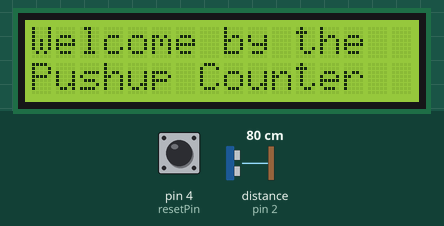
The sketch below on a simulated Arduino Uno, built with avr-gcc and run on an emulated ATmega328P. On the bench: 16×2 character LCD. Wiring (inferred from the names in the program): ultrasonic range finder: trigger pin 3; echo pin 2. The test bench sets the inputs (shaded band); at power-on: pin 4 (resetPin) HIGH, distance to the obstacle (sensor on pin 2) 80 cm. The echo pulse lasts 58.3 µs per cm.

Above: at 0.1 s.
At 5.2 s:
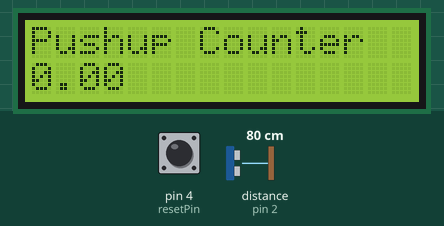

The sketch:

Pushup_counter.ino
```cpp
#include <Wire.h> //LiquidCrystal I2C Lib from Frank de Brabander
#include <LiquidCrystal_I2C.h>

//HC-SR04
#define echoPin  2
#define trigPin  3
#define resetPin 4

float duration; //micro second
float d_cm;
boolean trigUp = false;
boolean trigDown = false;
float counterPushUp=0;

//Create an instance of the display
LiquidCrystal_I2C lcd(0x27,16,2);

void setup()
{
  lcd.init();
  //turn on the backlight of the display
  lcd.backlight();
  lcd.setCursor(0,0);
  lcd.print("Welcome by the");
  lcd.setCursor(0,1);
  lcd.print("Pushup Counter");

  //Serial.begin(9600);
  pinMode(trigPin,OUTPUT);
  pinMode(echoPin,INPUT);
  //
  pinMode(resetPin,INPUT_PULLUP);

  delay(5000);
  lcd.setCursor(0,1);
  lcd.print("              ");
 }

void loop()
{
  //reset by switch
  if(digitalRead(resetPin)==0){
    trigUp=false;
    trigDown=false;
    counterPushUp=0;
  }

  // generate pusle trigger
  digitalWrite(trigPin,LOW);
  delayMicroseconds(2);
  digitalWrite(trigPin,HIGH);
  delayMicroseconds(10);
  digitalWrite(trigPin,LOW);
  // receive, convert time (us) to cm
  duration = pulseIn(echoPin,HIGH);
  d_cm = duration * 0.034/2.;

  //trigger body
  if (d_cm>15 && d_cm<=30){
    trigUp = true;
  } else if (d_cm < 10){
    trigDown = true;
  } else if(d_cm >30) {
  }
  //counter
  if (trigUp==true && trigDown==true){
    counterPushUp=counterPushUp+0.5;
    trigUp=false;
    trigDown=false;
  }

  lcd.setCursor(0,0);
  lcd.print("Pushup Counter");
  lcd.setCursor(0,1);
  lcd.print(counterPushUp);
}
```
